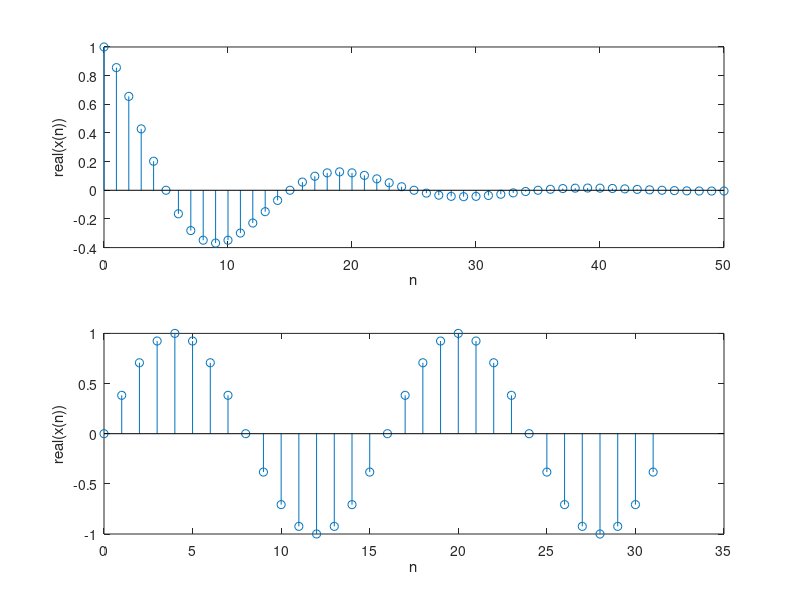

Here is the MATLAB script that generated this plot: (Note: this script raises an error after producing the figure.)
%% PRACTICA 2 - Señales y sistemas discretos. Transformada
%discreta de Fourier

%% P1. Represente la parte real e imaginaria de una secuencia exponencial
%compleja con amplitudes: creciente, decreciente y constante.

% Creciente
n=0:50; %variable independiente 51 muestras
w=pi/10;r=1.1; %inicaliza parámetros exponencial
C=1;z=r*exp(j*w); x=C*z.^n; %exponencial compleja
%
subplot(2,1,1); %Divide figura en 2 x 1, selecciona 1
stem(n,real(x)); %Parte real en subplot 1
xlabel('n');ylabel('real(x(n))'); %etiquetas gráfica
%
subplot(2,1,2); %Divide figura en 2 x 1, selecciona 2
stem(n,imag(x)); %Parte imaginaria en subplot 2
xlabel('n');ylabel('imag(x(n))'); %etiquetas gráfica

% Constante
n=0:50; %variable independiente 51 muestras
w=pi/10;r=1; %inicaliza parámetros exponencial
C=1;z=r*exp(j*w); x=C*z.^n; %exponencial compleja
%
subplot(2,1,1); %Divide figura en 2 x 1, selecciona 1
stem(n,real(x)); %Parte real en subplot 1
xlabel('n');ylabel('real(x(n))'); %etiquetas gráfica
%
subplot(2,1,2); %Divide figura en 2 x 1, selecciona 2
stem(n,imag(x)); %Parte imaginaria en subplot 2
xlabel('n');ylabel('imag(x(n))'); %etiquetas gráfica

% Decreciente
n=0:50; %variable independiente 51 muestras
w=pi/10;r=0.9; %inicaliza parámetros exponencial
C=1;z=r*exp(j*w); x=C*z.^n; %exponencial compleja
%
subplot(2,1,1); %Divide figura en 2 x 1, selecciona 1
stem(n,real(x)); %Parte real en subplot 1
xlabel('n');ylabel('real(x(n))'); %etiquetas gráfica
%
subplot(2,1,2); %Divide figura en 2 x 1, selecciona 2
stem(n,imag(x)); %Parte imaginaria en subplot 2
xlabel('n');ylabel('imag(x(n))'); %etiquetas gráfica

%% P2. Represente 32 muestras de dos señales sinusoidales (x[n]=Asin(n)), una
% que no sea periódica y otra que tenga un periodo de 16 muestras.

% Variables globals
A = 1;
n = 0:31;

% Señal no periodica
f1 = pi;
w1 = 2 * pi * f1;
x1 = A * sin(w1 * n);

stem(n,real(x1)); %Parte real en subplot 1
xlabel('n');ylabel('real(x(n))'); %etiquetas gráfica

% Señal periodica
f2 = 1/16;
w2 = 2 * pi * f2;
x2 = A * sin(w2 * n);

stem(n,real(x2)); %Parte real en subplot 1
xlabel('n');ylabel('real(x(n))'); %etiquetas gráfica

%% P3
n = 0:126;
x = cos(2*pi*3/10*n);
% res = rep_tyf(x);

%% P4
% conv(x,y)
h = [0.25, 0.25, 0.25,0.25];
x = [1,2,3,4,3,2,1];
lc = conv(x,h);

%% P5
% Las dos secuencias
h = [0.25, 0.25, 0.25,0.25, 0, 0, 0, 0];
x = [1,2,3,4,3,2,1,0];
l = 8;

% DFT de ambas
H = fft(h);
X = fft(x);

% Mult
Y = H.*X;
y = ifft(Y);

cc = cconv(x,h,l);

%% P6

% Las dos secuencias
h = [0.25, 0.25, 0.25,0.25, 0, 0, 0, 0, 0, 0, 0, 0];
x = [1,2,3,4,3,2,1,0, 0, 0, 0, 0];
l = 12;

% DFT de ambas
H = fft(h)/l;
X = fft(x)/l;

% Mult
Y = H.*X;
y = ifft(Y);

cc = cconv(x,h,l); % DUBTE

%% P7
Fs = 8E+3;        
nBits = 8;        
nChannels = 1;    
Nseconds = 5;

recorder=audiorecorder(Fs,nBits,nChannels);

recordblocking(recorder, Nseconds);

%Store recorded audio signal in numeric array
x=getaudiodata(recorder,"int8");

%Write audio file
audiowrite('test.wav',x,Fs);

play(recorder); % DUBTE

%% P8
%rep_tyf(samples_8k);
%rep_tyf(samples_16k);
rep_tyf(getaudiodata(samples_44k));


%% P9





